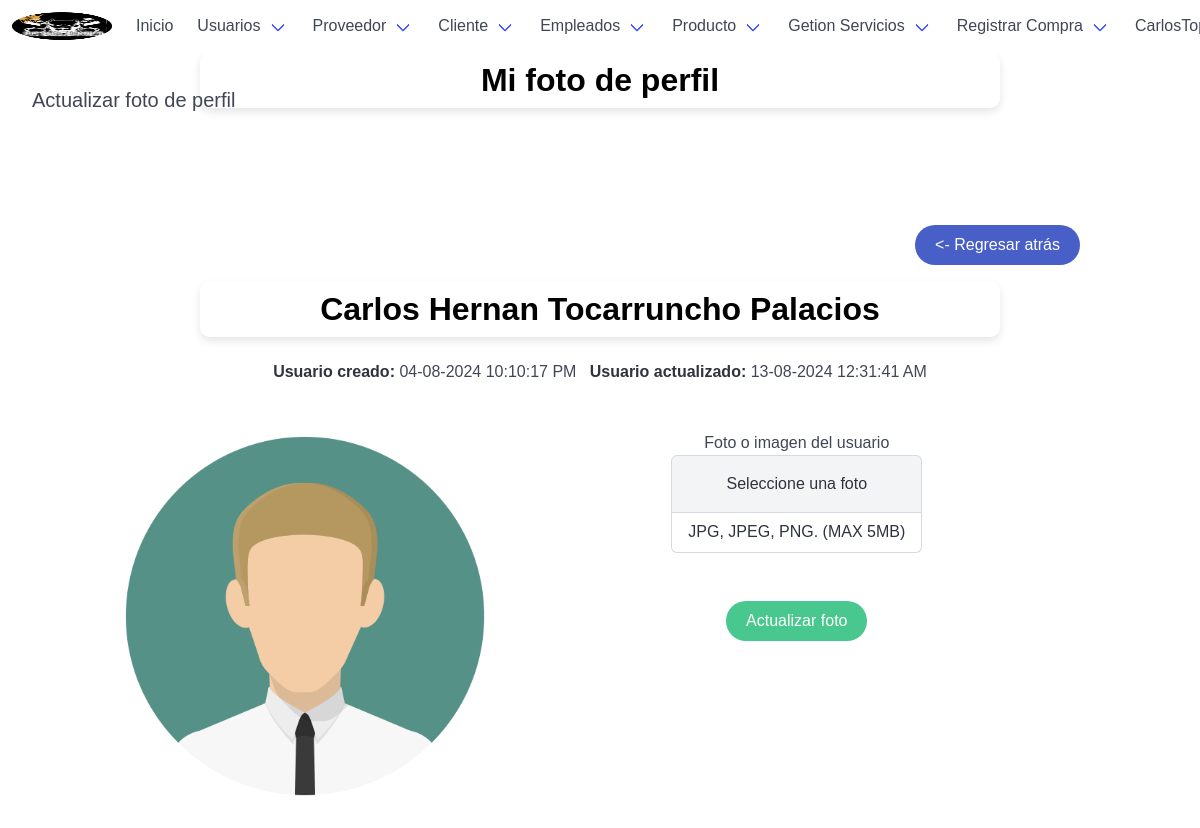
/userPhoto/1/ (signed in), run on the app's committed database.
### tables this page shows
CREATE TABLE `usuario` (
  `usuario_id` int(10) NOT NULL,
  `usuario_nombre` varchar(70) NOT NULL,
  `usuario_apellido` varchar(70) NOT NULL,
  `usuario_email` varchar(100) NOT NULL,
  `usuario_usuario` varchar(30) NOT NULL,
  `usuario_clave` varchar(200) NOT NULL,
  `usuario_foto` varchar(535) NOT NULL,
  `usuario_creado` timestamp NULL DEFAULT NULL,
  `usuario_actualizado` timestamp NULL DEFAULT NULL
);

### autoload.php (called while the page is built, shortened)
<?php
    spl_autoload_register(function($clase){
        $archivo=__DIR__."/".$clase.".php";
        $archivo=str_replace("\\","/",$archivo);
    });

### app/models/mainModel.php (called while the page is built, shortened)
<?php
    class mainModel {
        private $server = DB_SERVER;
        private $db = DB_NAME;
        private $user = DB_USER;
        private $pass = DB_PASS;
		public function conectar(){
            $conexion = new PDO("mysql:host=".$this->server.";dbname=".$this->db,$this->user,$this->pass);
			$conexion->exec("SET CHARACTER SET utf8");
			return $conexion;
        }
        public function limpiarCadena($cadena){
			$palabras=["<script>","</script>","<script src","<script type=","SELECT * FROM","SELECT "," SELECT ","DELETE FROM","INSERT INTO","DROP TABLE","DROP DATABASE","TRUNCATE TABLE","SHOW TABLES","SHOW DATABASES","<?php","?>","--","^","<",">","==","=",";","::"];
			$cadena=trim($cadena);
			$cadena=stripslashes($cadena);
			$cadena=trim($cadena);
			$cadena=stripslashes($cadena);
			return $cadena;
		}
        public function seleccionarDatos($tipo,$tabla,$campo,$id){
			$tipo=$this->limpiarCadena($tipo);
			$tabla=$this->limpiarCadena($tabla);
			$campo=$this->limpiarCadena($campo);
			$id=$this->limpiarCadena($id);
            if($tipo=="Unico"){
                $sql=$this->conectar()->prepare("SELECT * FROM $tabla WHERE $campo=:ID");
                $sql->bindParam(":ID",$id);
            }elseif($tipo=="Normal"){
                $sql=$this->conectar()->prepare("SELECT $campo FROM $tabla");
            }
            $sql->execute();
            return $sql;
		}
    }

### app/views/content/userPhoto-view.php (the view, shortened to what this page needs)
<div class="container is-fluid mb-6">
	<?php
		$id=$insLogin->limpiarCadena($url[1]);
		if($id==$_SESSION['id']){
	?>
	<h1 class="title">Mi foto de perfil</h1>
	<h2 class="subtitle">Actualizar foto de perfil</h2>
	<?php }else{ ?>
	<h1 class="title">Usuarios</h1>
	<h2 class="subtitle">Actualizar foto de perfil</h2>
	<?php } ?>
</div>
<div class="container pb-6 pt-6">
	<?php
		include "./app/views/inc/btn_back.php";
		$datos=$insLogin->seleccionarDatos("Unico","usuario","usuario_id",$id);
		if($datos->rowCount()==1){
			$datos=$datos->fetch();
	?>
	<h2 class="title has-text-centered"><?php echo $datos['usuario_nombre']." ".$datos['usuario_apellido']; ?></h2>
	<p class="has-text-centered pb-6"><?php echo "<strong>Usuario creado:</strong> ".date("d-m-Y  h:i:s A",strtotime($datos['usuario_creado']))." &nbsp; <strong>Usuario actualizado:</strong> ".date("d-m-Y  h:i:s A",strtotime($datos['usuario_actualizado'])); ?></p>
	<div class="columns">
		<div class="column is-two-fifths">
            <?php if(is_file("./app/views/fotos/".$datos['usuario_foto'])){ ?>
			<figure class="image mb-6">
                <img class="is-rounded" src="<?php echo APP_URL; ?>app/views/fotos/<?php echo $datos['usuario_foto']; ?>">
			</figure>
			<form class="FormularioAjax" action="<?php echo APP_URL; ?>app/ajax/usuarioAjax.php" method="POST" autocomplete="off" >
				<input type="hidden" name="modulo_usuario" value="eliminarFoto">
				<input type="hidden" name="usuario_id" value="<?php echo $datos['usuario_id']; ?>">
				<p class="has-text-centered">
					<button type="submit" class="button is-danger is-rounded">Eliminar foto</button>
				</p>
			</form>
			<?php }else{ ?>
			<figure class="image mb-6">
			  	<img class="is-rounded" src="<?php echo APP_URL; ?>app/views/fotos/default.png">
			</figure>
			<?php }?>
		</div>
		<div class="column">
			<form class="mb-6 has-text-centered FormularioAjax" action="<?php echo APP_URL; ?>app/ajax/usuarioAjax.php" method="POST" enctype="multipart/form-data" autocomplete="off" >
				<label>Foto o imagen del usuario</label><br>
				<div class="file has-name is-boxed is-justify-content-center mb-6">
				  	<label class="file-label">
						<span class="file-cta">
							<span class="file-label">
								Seleccione una foto
							</span>
						</span>
						<span class="file-name">JPG, JPEG, PNG. (MAX 5MB)</span>
					</label>
				</div>
				<p class="has-text-centered">
					<button type="submit" class="button is-success is-rounded">Actualizar foto</button>
				</p>
			</form>
		</div>
	</div>
	<?php
		}else{
			include "./app/views/inc/error_alert.php";
		}
	?>
</div>

### app/views/css/estilos.css (style rules this page uses)
body,html { height: 100%; width: 100%; }
.title { font-size: 48px; font-weight: bold; margin: 0; }
.subtitle { font-size: 24px; margin: 10px 0; }

### app/views/css/informationshop.css (style rules this page uses)
body { margin: 0; padding: 0; font-family: Arial, sans-serif; box-sizing: border-box; overflow-x: hidden; }
.title { text-align: center; color: black; background-color: rgba(255, 255, 255, 0.7); padding: 10px 20px; border-radius: 10px; box-shadow: 0 4px 8px rgba(0, 0, 0, 0.1); width: 100%; max-width: 800px; margin: 0 auto; }
h1 { font-size: 2em; }
h2, h3, h4 { font-size: 1.5em; }
p, ul, li { font-size: 1em; line-height: 1.4; }

### data on the page
usuario: usuario_nombre "Carlos Hernan", usuario_apellido "Tocarruncho Palacios", usuario_creado "04-08-2024 10:10:17 PM", usuario_actualizado "13-08-2024 12:31:41 AM"
